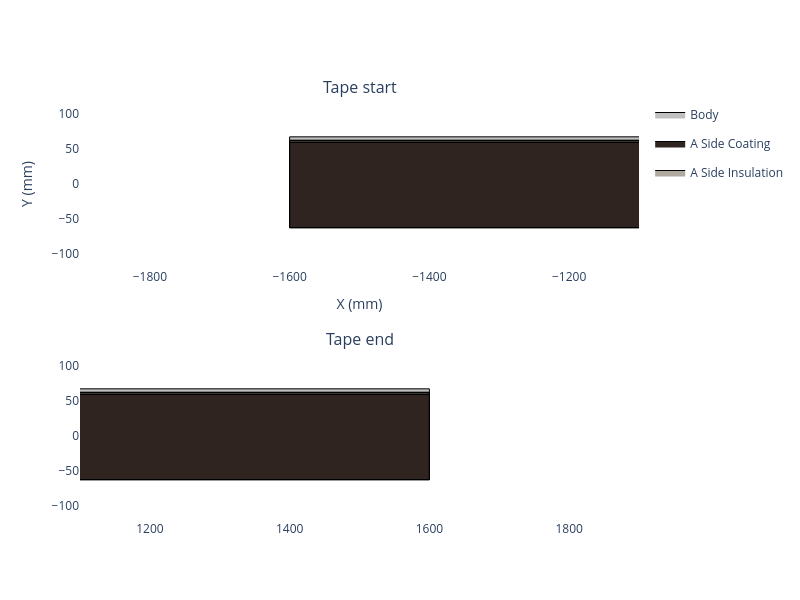
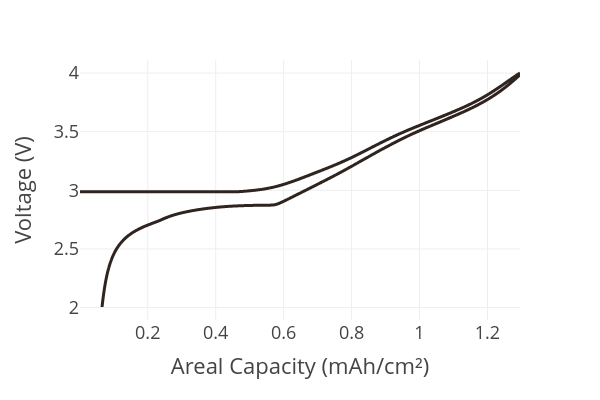

The notebook cell saved with these charts, in order:
### Code cell
# create the cathode

insulation_material = InsulationMaterial.from_database("Aluminium Oxide, 95%")

my_cathode = Cathode(
    formulation=cathode_formulation,
    current_collector=cathode_current_collector,
    calender_density=2.93,
    mass_loading=11.27,
    insulation_material=insulation_material,
    insulation_thickness=3,
    name='CBAK-32140NS'
)

my_cathode.get_top_down_view(width=800, height=600).show()
my_cathode.plot_half_cell_curve(areal=True, width=600, height=400).show()

### Figure 1 — Plotly figure (JSON) as saved in the notebook; plotly's stock layout.template omitted (floating-point values rounded to 4 significant figures)
{"data": [{"fill": "toself", "fillcolor": "#C0C0C0", "legendgroup": "Body", "line": {"color": "black", "width": 1}, "mode": "lines", "name": "Body", "showlegend": true, "type": "scatter", "x": [-1600.0, -1600.0, -1600.0, 1600.0, 1600.0, 1600.0, -1600.0], "xaxis": "x", "y": [-62.5, 62.5, 67.5, 67.5, 62.5, -62.5, -62.5], "yaxis": "y"}, {"fill": "toself", "fillcolor": "#C0C0C0", "legendgroup": "Body", "line": {"color": "black", "width": 1}, "mode": "lines", "name": "Body", "showlegend": false, "type": "scatter", "x": [-1600.0, -1600.0, -1600.0, 1600.0, 1600.0, 1600.0, -1600.0], "xaxis": "x2", "y": [-62.5, 62.5, 67.5, 67.5, 62.5, -62.5, -62.5], "yaxis": "y2"}, {"fill": "toself", "fillcolor": "#2f241f", "legendgroup": "A Side Coating", "line": {"color": "black", "width": 1}, "mode": "lines", "name": "A Side Coating", "showlegend": true, "type": "scatter", "x": [-1600.0, -1600.0, -1600.0, 1600.0, 1600.0, 1600.0, -1600.0, -1600.0, -1600.0, -1600.0, 1600.0, 1600.0, 1600.0, -1600.0], "xaxis": "x", "y": [-62.5, 60.0, 60.0, 60.0, 60.0, -62.5, -62.5, -62.5, 60.0, 60.0, 60.0, 60.0, -62.5, -62.5], "yaxis": "y"}, {"fill": "toself", "fillcolor": "#B0A99F", "legendgroup": "A Side Insulation", "line": {"color": "black", "width": 1}, "mode": "lines", "name": "A Side Insulation", "showlegend": true, "type": "scatter", "x": [-1600.0, -1600.0, 1600.0, 1600.0, -1600.0, -1600.0, -1600.0, 1600.0, 1600.0, -1600.0], "xaxis": "x", "y": [60.0, 62.5, 62.5, 60.0, 60.0, 60.0, 62.5, 62.5, 60.0, 60.0], "yaxis": "y"}, {"fill": "toself", "fillcolor": "#2f241f", "legendgroup": "A Side Coating", "line": {"color": "black", "width": 1}, "mode": "lines", "name": "A Side Coating", "showlegend": false, "type": "scatter", "x": [-1600.0, -1600.0, -1600.0, 1600.0, 1600.0, 1600.0, -1600.0, -1600.0, -1600.0, -1600.0, 1600.0, 1600.0, 1600.0, -1600.0], "xaxis": "x2", "y": [-62.5, 60.0, 60.0, 60.0, 60.0, -62.5, -62.5, -62.5, 60.0, 60.0, 60.0, 60.0, -62.5, -62.5], "yaxis": "y2"}, {"fill": "toself", "fillcolor": "#B0A99F", "legendgroup": "A Side Insulation", "line": {"color": "black", "width": 1}, "mode": "lines", "name": "A Side Insulation", "showlegend": false, "type": "scatter", "x": [-1600.0, -1600.0, 1600.0, 1600.0, -1600.0, -1600.0, -1600.0, 1600.0, 1600.0, -1600.0], "xaxis": "x2", "y": [60.0, 62.5, 62.5, 60.0, 60.0, 60.0, 62.5, 62.5, 60.0, 60.0], "yaxis": "y2"}], "layout": {"annotations": [{"font": {"size": 16}, "showarrow": false, "text": "Tape start", "x": 0.5, "xanchor": "center", "xref": "paper", "y": 1.0, "yanchor": "bottom", "yref": "paper"}, {"font": {"size": 16}, "showarrow": false, "text": "Tape end", "x": 0.5, "xanchor": "center", "xref": "paper", "y": 0.4, "yanchor": "bottom", "yref": "paper"}], "height": 600, "paper_bgcolor": "white", "plot_bgcolor": "white", "width": 800, "xaxis": {"anchor": "y", "domain": [0.0, 1.0], "range": [-1900.0, -1100.0], "scaleanchor": "y", "showgrid": false, "title": {"text": "X (mm)"}, "zeroline": false}, "xaxis2": {"anchor": "y2", "domain": [0.0, 1.0], "range": [1100.0, 1900.0], "scaleanchor": "y2"}, "yaxis": {"anchor": "x", "domain": [0.6, 1.0], "range": [-62.5, 62.5], "showgrid": false, "title": {"text": "Y (mm)"}, "zeroline": false}, "yaxis2": {"anchor": "x2", "domain": [0.0, 0.4], "range": [-62.5, 62.5]}}}

### Figure 2 — Plotly figure (JSON) as saved in the notebook; plotly's stock layout.template omitted (floating-point values rounded to 4 significant figures; data arrays with more than 128 entries replaced by an {"elided": "..."} marker saying what was removed)
{"data": [{"hovertemplate": "Areal Capacity (mAh/cm²)=%{x}<br>Voltage (V)=%{y}<extra></extra>", "legendgroup": "", "line": {"color": "#2f241f", "dash": "solid", "shape": "spline"}, "marker": {"symbol": "circle"}, "mode": "lines", "name": "", "orientation": "v", "showlegend": false, "type": "scatter", "x": {"elided": "8604 float values"}, "xaxis": "x", "y": {"elided": "8604 float values"}, "yaxis": "y"}], "layout": {"height": 400, "legend": {"tracegroupgap": 0}, "margin": {"t": 60}, "width": 600, "xaxis": {"anchor": "y", "domain": [0.0, 1.0], "title": {"text": "Areal Capacity (mAh/cm²)"}}, "yaxis": {"anchor": "x", "domain": [0.0, 1.0], "title": {"text": "Voltage (V)"}}}}
